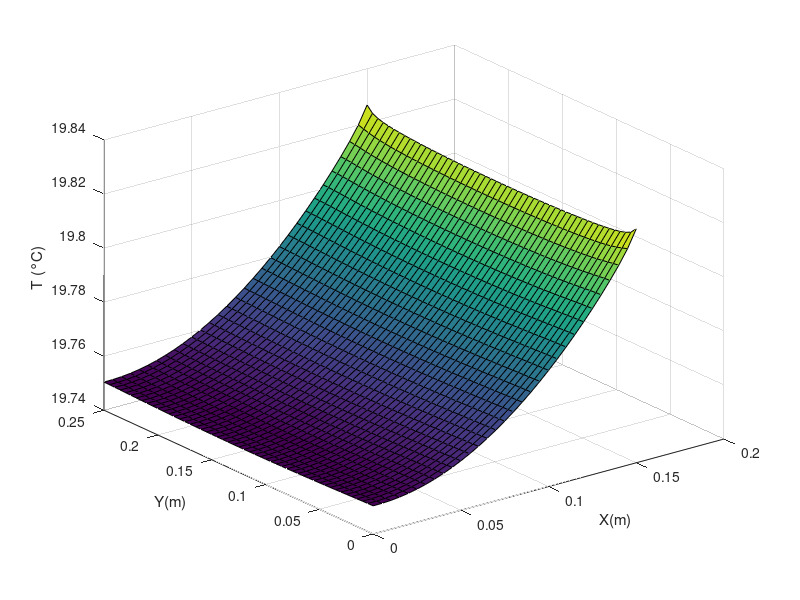

Write the MATLAB code that produced this figure.
clear all
clear vars
clc

%Dati
Ly=25e-2;
Lx=15e-2;
Lx1=Lx/3;
Lx2=Lx-Lx1;
Ta=20;
ha=20;
Tc=5;
cond=2;

%% Mappa di temperatura in condizioni stazionarie
%Discretizzazione
dx=5e-3;
dy=dx;

x1=(0:dx:Lx1)';
nx1=length(x1);
x2=(0:dx:Lx2)';
nx2=length(x2);

xx=(0:dx:Lx)';
nx=length(xx);
yy=(0:dy:Ly)';
ny=length(yy);

ntot=nx*ny;

[xmat,ymat]=meshgrid(xx,yy);

%Matrice
AA=sparse([],[],[],ntot,ntot,5*ntot);
bb=zeros(ntot,1);

for ii=2:nx-1
    for jj=2:ny-1
        kk=ii+(jj-1)*nx;
        kn=kk-1;
        ks=kk+1;
        ko=kk-nx;
        ke=kk+nx;
        AA(kk,kk)=-2*cond*(1/dx^2+1/dy^2);
        AA(kk,kn)=cond/dx^2;
        AA(kk,ks)=cond/dx^2;
        AA(kk,ko)=cond/dy^2;
        AA(kk,ke)=cond/dy^2;
    end
end

%Bordi
%Nord condizione di neumann adiabatica
% kk=1:nx:ntot;
% AA(kk,:)=0;
ii=1;
for jj=2:ny-1
    kk=ii+(jj-1)*nx;
    kn=kk-1;
    ks=kk+1;
    ko=kk-nx;
    ke=kk+nx;
    AA(kk,kk)=-2*cond*(1/dx^2+1/dy^2);
    AA(kk,ks)=2*cond/dx^2;
    AA(kk,ke)=cond/dy^2;
    AA(kk,ko)=cond/dy^2;
    bb(kk)=0;
end

%Sud condizione di Robin
ii=nx;
for jj=2:ny-1
    kk=ii+(jj-1)*nx;
    kn=kk-1;
    ks=kk+1;
    ko=kk-nx;
    ke=kk+nx;
    AA(kk,kk)=-2*cond*(1/dx^2+1/dy^2)-ha/dx;
    AA(kk,kn)=2*cond/dx^2;
    AA(kk,ko)=cond/dy^2;
    AA(kk,ke)=cond/dy^2;
    bb(kk)=-ha/dx*Ta;
end

%Ovest Neumann adiabatico
jj=1;
for ii=2:nx-1
    kk=ii+(jj-1)*nx;
    kn=kk-1;
    ks=kk+1;
    ko=kk-nx;
    ke=kk+nx;
    AA(kk,kk)=-2*cond*(1/dx^2+1/dy^2);
    AA(kk,ks)=cond/dx^2;
    AA(kk,kn)=cond/dx^2;
    AA(kk,ke)=2*cond/dy^2;
    bb(kk)=0;
end

%Est divisa tra adiabatica e temperatura imposta
jj=ny;
for ii=2:nx1-1
    kk=ii+(jj-1)*nx;
    kn=kk-1;
    ks=kk+1;
    ko=kk-nx;
    ke=kk+nx;
    AA(kk,kk)=-2*cond*(1/dx^2+1/dy^2);
    AA(kk,kn)=cond/dx^2;
    AA(kk,ks)=cond/dx^2;
    AA(kk,ko)=2*cond/dy^2;
    bb(kk)=0;
end
for ii=nx1:nx2
    kk=ii+(jj-1)*nx;
    AA(kk,kk)=1;
    bb(kk)=Tc;
end
for ii=nx2+1:nx-1
    kk=ii+(jj-1)*nx;
    kn=kk-1;
    ks=kk+1;
    ko=kk-nx;
    ke=kk+nx;
    AA(kk,kk)=-2*cond*(1/dx^2+1/dy^2);
    AA(kk,kn)=cond/dx^2;
    AA(kk,ks)=cond/dx^2;
    AA(kk,ko)=2*cond/dy^2;
    bb(kk)=0;
end

%Nodi
kk=nx;
AA(kk,:)=0;
AA(kk,kk)=-cond*(1/dx^2+1/dy^2)-ha/dx;
AA(kk,kk-1)=cond/dx^2;
AA(kk,kk+nx)=cond/dy^2;
bb(kk)=-ha/dx*Ta;
kk=ntot;
AA(kk,:)=0;
AA(kk,kk)=-cond*(1/dx^2+1/dy^2)-ha/dx;
AA(kk,kk-1)=cond/dx^2;
AA(kk,kk-nx)=cond/dy^2;
bb(kk)=-ha/dx*Ta;
kk=1;
AA(kk,:)=0;
AA(kk,kk)=-cond*(1/dx^2+1/dy^2);
AA(kk,kk+1)=cond/dx^2;
AA(kk,kk+nx)=cond/dy^2;
bb(kk)=0;
kk=ntot-nx+1;
AA(kk,kk)=-cond*(1/dx^2+1/dy^2);
AA(kk,kk+1)=cond/dx^2;
AA(kk,kk-nx)=cond/dy^2;
bb(kk)=0;

TT=AA\bb;

%% Transitorio
dt=1800;
rho=8000;
cp=500;
BB=eye(length(AA))-AA*dt/rho/cp;

%Bordi
%Nord condizione di neumann adiabatica
% kk=1:nx:ntot;
% AA(kk,:)=0;
ii=1;
for jj=2:ny-1
    kk=ii+(jj-1)*nx;
    kn=kk-1;
    ks=kk+1;
    ko=kk-nx;
    ke=kk+nx;
    BB(kk,kk)=-2*cond*(1/dx^2+1/dy^2);
    BB(kk,ks)=2*cond/dx^2;
    BB(kk,ke)=cond/dy^2;
    BB(kk,ko)=cond/dy^2;
end

%Sud condizione di Robin
ii=nx;
for jj=2:ny-1
    kk=ii+(jj-1)*nx;
    kn=kk-1;
    ks=kk+1;
    ko=kk-nx;
    ke=kk+nx;
    BB(kk,kk)=-2*cond*(1/dx^2+1/dy^2)-ha/dx;
    BB(kk,kn)=2*cond/dx^2;
    BB(kk,ko)=cond/dy^2;
    BB(kk,ke)=cond/dy^2;
end

%Ovest Neumann adiabatico
jj=1;
for ii=2:nx-1
    kk=ii+(jj-1)*nx;
    kn=kk-1;
    ks=kk+1;
    ko=kk-nx;
    ke=kk+nx;
    BB(kk,kk)=-2*cond*(1/dx^2+1/dy^2);
    BB(kk,ks)=cond/dx^2;
    BB(kk,kn)=cond/dx^2;
    BB(kk,ke)=2*cond/dy^2;
end

%Est divisa tra adiabatica e temperatura imposta
jj=ny;
for ii=2:nx-1
    kk=ii+(jj-1)*nx;
    kn=kk-1;
    ks=kk+1;
    ko=kk-nx;
    ke=kk+nx;
    BB(kk,kk)=-2*cond*(1/dx^2+1/dy^2);
    BB(kk,kn)=cond/dx^2;
    BB(kk,ks)=cond/dx^2;
    BB(kk,ko)=2*cond/dy^2;
end
%Nodi
kk=nx;
BB(kk,:)=0;
BB(kk,kk)=-cond*(1/dx^2+1/dy^2)-ha/dx;
BB(kk,kk-1)=cond/dx^2;
BB(kk,kk+nx)=cond/dy^2;

kk=ntot;
BB(kk,:)=0;
BB(kk,kk)=-cond*(1/dx^2+1/dy^2)-ha/dx;
BB(kk,kk-1)=cond/dx^2;
BB(kk,kk-nx)=cond/dy^2;

kk=1;
BB(kk,:)=0;
BB(kk,kk)=-cond*(1/dx^2+1/dy^2);
BB(kk,kk+1)=cond/dx^2;
BB(kk,kk+nx)=cond/dy^2;

kk=ntot-nx+1;
BB(kk,:)=0;
BB(kk,kk)=-cond*(1/dx^2+1/dy^2);
BB(kk,kk+1)=cond/dx^2;
BB(kk,kk-nx)=cond/dy^2;

Told=TT;
tt=0:dt:3600*24*3;
for gg=1:length(tt)
    dd=Told+bb*dt/(rho*cp);
    %Nord condizione di neumann adiabatica
    % kk=1:nx:ntot;
    % AA(kk,:)=0;
    ii=1;
    for jj=2:ny-1
        kk=ii+(jj-1)*nx;
        dd(kk)=0;
    end
    
    %Sud condizione di Robin
    ii=nx;
    for jj=2:ny-1
        kk=ii+(jj-1)*nx;
        dd(kk)=-ha/dx*Ta;
    end
    
    %Ovest Neumann adiabatico
    jj=1;
    for ii=2:nx-1
        kk=ii+(jj-1)*nx;
        dd(kk)=0;
    end
    
    %Est divisa tra adiabatica e temperatura imposta
    jj=ny;
    for ii=2:nx-1
        kk=ii+(jj-1)*nx;
        dd(kk)=0;
    end
    %Nodi
    kk=nx;
    dd(kk)=-ha/dx*Ta;
    kk=ntot;
    dd(kk)=-ha/dx*Ta;
    kk=1;
    dd(kk)=0;
    kk=ntot-nx+1;
    dd(kk)=0;
    T0=BB\dd;
    Told=T0;
end
figure(1)
Tplot=reshape(T0,nx,ny);
surf(xmat',ymat',Tplot)
xlabel('X(m)')
ylabel('Y(m)')
zlabel('T (°C)')
